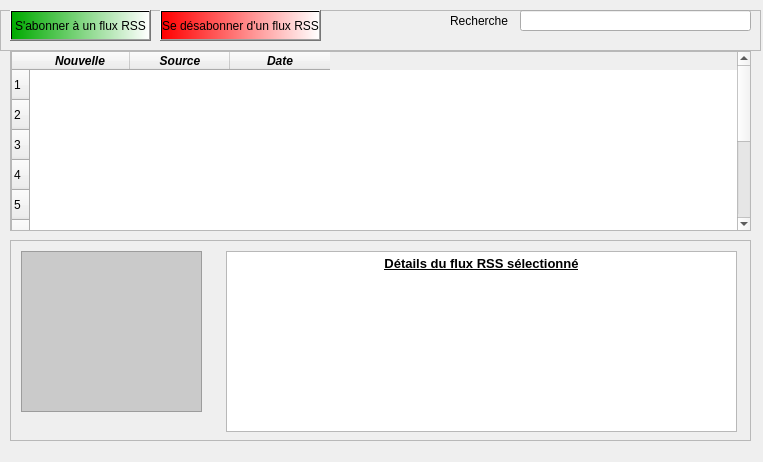
<?xml version="1.0" encoding="UTF-8"?>
<ui version="4.0">
 <class>Dialog</class>
 <widget class="QDialog" name="Dialog">
  <property name="geometry">
   <rect>
    <x>0</x>
    <y>0</y>
    <width>763</width>
    <height>462</height>
   </rect>
  </property>
  <property name="windowTitle">
   <string>Dialog</string>
  </property>
  <widget class="QFrame" name="top_frame">
   <property name="geometry">
    <rect>
     <x>0</x>
     <y>10</y>
     <width>761</width>
     <height>41</height>
    </rect>
   </property>
   <property name="frameShape">
    <enum>QFrame::StyledPanel</enum>
   </property>
   <property name="frameShadow">
    <enum>QFrame::Raised</enum>
   </property>
   <widget class="QPushButton" name="add_btn">
    <property name="geometry">
     <rect>
      <x>10</x>
      <y>0</y>
      <width>141</width>
      <height>31</height>
     </rect>
    </property>
    <property name="styleSheet">
     <string notr="true">background-color: qlineargradient(spread:pad, x1:0, y1:0, x2:1, y2:0, stop:0 rgba(0, 170, 0, 255), stop:1 rgba(255, 255, 255, 255));</string>
    </property>
    <property name="text">
     <string>S'abonner à un flux RSS</string>
    </property>
   </widget>
   <widget class="QPushButton" name="unsubscribe_btn">
    <property name="geometry">
     <rect>
      <x>160</x>
      <y>0</y>
      <width>161</width>
      <height>31</height>
     </rect>
    </property>
    <property name="styleSheet">
     <string notr="true">background-color: qlineargradient(spread:pad, x1:0, y1:0, x2:1, y2:0, stop:0 rgba(255, 0, 0, 255), stop:1 rgba(255, 255, 255, 255));</string>
    </property>
    <property name="text">
     <string>Se désabonner d'un flux RSS</string>
    </property>
   </widget>
   <widget class="QLabel" name="search_label">
    <property name="geometry">
     <rect>
      <x>450</x>
      <y>0</y>
      <width>71</width>
      <height>21</height>
     </rect>
    </property>
    <property name="sizePolicy">
     <sizepolicy hsizetype="Preferred" vsizetype="Preferred">
      <horstretch>0</horstretch>
      <verstretch>7</verstretch>
     </sizepolicy>
    </property>
    <property name="styleSheet">
     <string notr="true">font: 10pt &quot;MS Shell Dlg 2&quot;;</string>
    </property>
    <property name="text">
     <string>Recherche</string>
    </property>
   </widget>
   <widget class="QLineEdit" name="search_lineEdit">
    <property name="geometry">
     <rect>
      <x>520</x>
      <y>0</y>
      <width>231</width>
      <height>21</height>
     </rect>
    </property>
    <property name="text">
     <string/>
    </property>
   </widget>
  </widget>
  <widget class="QScrollArea" name="list_scroll_area">
   <property name="geometry">
    <rect>
     <x>10</x>
     <y>50</y>
     <width>741</width>
     <height>181</height>
    </rect>
   </property>
   <property name="widgetResizable">
    <bool>true</bool>
   </property>
   <widget class="QWidget" name="scrollAreaWidgetContents">
    <property name="geometry">
     <rect>
      <x>0</x>
      <y>0</y>
      <width>739</width>
      <height>179</height>
     </rect>
    </property>
    <widget class="QTableWidget" name="list_tableWidget">
     <property name="geometry">
      <rect>
       <x>0</x>
       <y>0</y>
       <width>741</width>
       <height>181</height>
      </rect>
     </property>
     <property name="styleSheet">
      <string notr="true">font: 75 10pt &quot;MS Shell Dlg 2&quot;;
</string>
     </property>
     <property name="gridStyle">
      <enum>Qt::NoPen</enum>
     </property>
     <property name="rowCount">
      <number>10</number>
     </property>
     <property name="columnCount">
      <number>3</number>
     </property>
     <row/>
     <row/>
     <row/>
     <row/>
     <row/>
     <row/>
     <row/>
     <row/>
     <row/>
     <row/>
     <column>
      <property name="text">
       <string>Nouvelle</string>
      </property>
      <property name="font">
       <font>
        <pointsize>9</pointsize>
        <weight>75</weight>
        <italic>true</italic>
        <bold>true</bold>
       </font>
      </property>
      <property name="background">
       <color>
        <red>189</red>
        <green>189</green>
        <blue>189</blue>
       </color>
      </property>
     </column>
     <column>
      <property name="text">
       <string>Source</string>
      </property>
      <property name="font">
       <font>
        <pointsize>9</pointsize>
        <weight>75</weight>
        <italic>true</italic>
        <bold>true</bold>
       </font>
      </property>
      <property name="background">
       <color>
        <red>189</red>
        <green>189</green>
        <blue>189</blue>
       </color>
      </property>
     </column>
     <column>
      <property name="text">
       <string>Date</string>
      </property>
      <property name="font">
       <font>
        <pointsize>9</pointsize>
        <weight>75</weight>
        <italic>true</italic>
        <bold>true</bold>
       </font>
      </property>
      <property name="background">
       <color>
        <red>189</red>
        <green>189</green>
        <blue>189</blue>
       </color>
      </property>
     </column>
    </widget>
   </widget>
  </widget>
  <widget class="QScrollArea" name="details_scroll_area">
   <property name="geometry">
    <rect>
     <x>10</x>
     <y>240</y>
     <width>741</width>
     <height>201</height>
    </rect>
   </property>
   <property name="widgetResizable">
    <bool>true</bool>
   </property>
   <widget class="QWidget" name="scrollAreaWidgetContents_2">
    <property name="geometry">
     <rect>
      <x>0</x>
      <y>0</y>
      <width>739</width>
      <height>199</height>
     </rect>
    </property>
    <widget class="QGraphicsView" name="picture_graphic_view">
     <property name="geometry">
      <rect>
       <x>10</x>
       <y>10</y>
       <width>181</width>
       <height>161</height>
      </rect>
     </property>
     <property name="styleSheet">
      <string notr="true">background-color: rgb(202, 202, 202);</string>
     </property>
    </widget>
    <widget class="QTextBrowser" name="details_textBrowser">
     <property name="geometry">
      <rect>
       <x>215</x>
       <y>10</y>
       <width>511</width>
       <height>181</height>
      </rect>
     </property>
     <property name="html">
      <string>&lt;!DOCTYPE HTML PUBLIC &quot;-//W3C//DTD HTML 4.0//EN&quot; &quot;http://www.w3.org/TR/REC-html40/strict.dtd&quot;&gt;
&lt;html&gt;&lt;head&gt;&lt;meta name=&quot;qrichtext&quot; content=&quot;1&quot; /&gt;&lt;style type=&quot;text/css&quot;&gt;
p, li { white-space: pre-wrap; }
&lt;/style&gt;&lt;/head&gt;&lt;body style=&quot; font-family:'MS Shell Dlg 2'; font-size:8.25pt; font-weight:400; font-style:normal;&quot;&gt;
&lt;p align=&quot;center&quot; style=&quot; margin-top:0px; margin-bottom:0px; margin-left:0px; margin-right:0px; -qt-block-indent:0; text-indent:0px;&quot;&gt;&lt;span style=&quot; font-size:10pt; font-weight:600; text-decoration: underline;&quot;&gt;Détails du flux RSS sélectionné&lt;/span&gt;&lt;/p&gt;&lt;/body&gt;&lt;/html&gt;</string>
     </property>
    </widget>
   </widget>
  </widget>
 </widget>
 <resources/>
 <connections/>
</ui>
